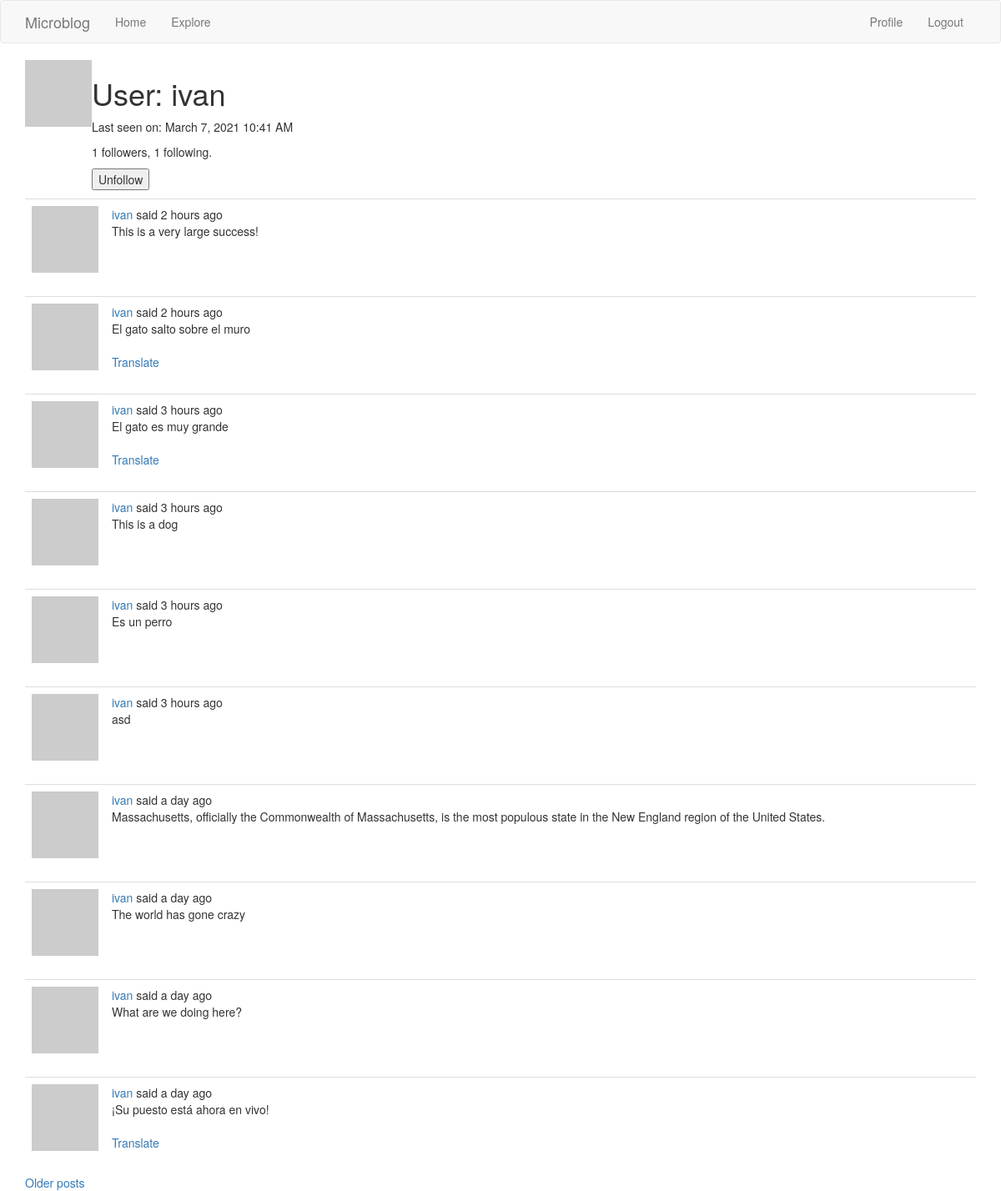
The page /user/ivan (signed in) on the database its author committed.
### app/models.py (models this page shows, shortened)
class User(UserMixin, db.Model):
    id = db.Column(db.Integer, primary_key=True)
    username = db.Column(db.String(64), index=True, unique=True)
    email = db.Column(db.String(120), index=True, unique=True)
    password_hash = db.Column(db.String(128))
    posts = db.relationship('Post', backref='author', lazy='dynamic')
    about_me = db.Column(db.String(140))
    last_seen = db.Column(db.DateTime, default=datetime.utcnow)
    followed = db.relationship(
        'User',
        secondary=followers,
        primaryjoin=(followers.c.follower_id == id),
        secondaryjoin=(followers.c.followed_id == id),
        backref=db.backref('followers', lazy='dynamic'),
        lazy='dynamic'
    )
    def avatar(self, size):
        lower_email = str(self.email).lower()
        digest = md5(lower_email.encode('utf-8')).hexdigest()
        return 'https://www.gravatar.com/avatar/{}?d=identicon&s={}'.format(digest, size)
    def is_following(self, user):
        return self.followed.filter(followers.c.followed_id == user.id).count() > 0

class Post(db.Model):
    id = db.Column(db.Integer, primary_key=True)
    body = db.Column(db.String(140))
    language = db.Column(db.String(5))
    timestamp = db.Column(db.DateTime, index=True, default=datetime.utcnow)
    user_id = db.Column(db.Integer, db.ForeignKey('user.id'))

### app/main/routes.py (the view)
@bp.route('/user/<username>')
@login_required
def user(username):
    user = User.query.filter_by(username=username).first_or_404()
    page = request.args.get('page', 1, type=int)
    posts = user.posts.order_by(Post.timestamp.desc()).paginate(
        page, current_app.config['POSTS_PER_PAGE'], False)
    next_url = url_for('main.user', username=user.username, page=posts.next_num) \
        if posts.has_next else None
    prev_url = url_for('main.user', username=user.username, page=posts.prev_num) \
        if posts.has_prev else None
    form = EmptyForm()
    return render_template('user.jinja', user=user, posts=posts.items,
                           next_url=next_url, prev_url=prev_url, form=form)

### app/main/forms.py
class EmptyForm(FlaskForm):
    submit = SubmitField(_l('Submit'))

### app/main/routes.py (called while the page is built)
@bp.before_app_request
def before_request():
    if current_user.is_authenticated:
        current_user.last_seen = datetime.utcnow()
        db.session.commit()
    g.locale = str(get_locale())

### app/models.py (called while the page is built)
@login.user_loader
def load_user(user_id):
    return User.query.get(int(user_id))

### app/templates/user.jinja (shortened to what this page needs)
{% extends "base.jinja" %}
{% block app_content %}
    <table>
        <tr valign="top">
            <td><img src="{{ user.avatar(128) }}"></td>
            <td>
                <h1>User: {{ user.username }}</h1>
                {% if user.last_seen %}
                    <p>{{ _('Last seen on:') }} {{ moment(user.last_seen).format('LLL') }}</p>
                {% endif %}
                <p>{{ user.followers.count() }} {{ _('followers') }}, {{ user.followed.count() }} {{ _('following') }}.</p>
                {% if user == current_user %}
                <p><a href="{{ url_for('main.edit_profile') }}">{{ _('Edit your profile') }}</a></p>
                {% else %}
                <p>
                    <form action="{{ url_for('main.unfollow', username=user.username) }}" method="post">
                        {{ form.submit(value='Unfollow') }}
                    </form>
                </p>
                {% endif %}
            </td>
        </tr>
    </table>
    {% for post in posts %}
        {% include '_post.jinja' %}
    {% endfor %}
    {% if next_url %}
        <a href="{{ next_url }}">{{ _('Older posts') }}</a>
    {% endif %}
{% endblock %}

### app/templates/_post.jinja (shortened to what this page needs)
    <table class="table table-hover">
        <tr>
            <td width="70px">
                <a href="{{ url_for('main.user', username=post.author.username) }}">
                    <img src="{{ post.author.avatar(70) }}" />
                </a>
            </td>
            <td>
                {{ _('%(username)s said %(when)s',
                    username=user_link, when=moment(post.timestamp).fromNow()) }}
                <br>
                <span id="post{{ post.id }}">{{ post.body }}</span>
                {% if post.language and post.language != g.locale %}
                <br><br>
                <span id="translation{{ post.id }}">
                    <a href="javascript:translate(
                                '#post{{ post.id }}',
                                '#translation{{ post.id }}',
                                '{{ post.language }}',
                                '{{ g.locale }}');">{{ _('Translate') }}</a>
                </span>
                {% endif %}
            </td>
        </tr>
    </table>

### rows shown on the page
User: username "ivan", last_seen "March 7, 2021 10:41 AM"
Post: body "This is a very large success!"
Post: body "El gato salto sobre el muro"
Post: body "El gato es muy grande"
Post: body "This is a dog"
Post: body "Es un perro"
Post: body "asd"
Post: body "Massachusetts, officially the Commonwealth of Massachusetts, is the most populous state in the New England region of the United States."
Post: body "The world has gone crazy"
Post: body "What are we doing here?"
Post: body "¡Su puesto está ahora en vivo!"

### other values the page prints
{{ user.followers.count() }} "1"
{{ user.followed.count() }} "1"
